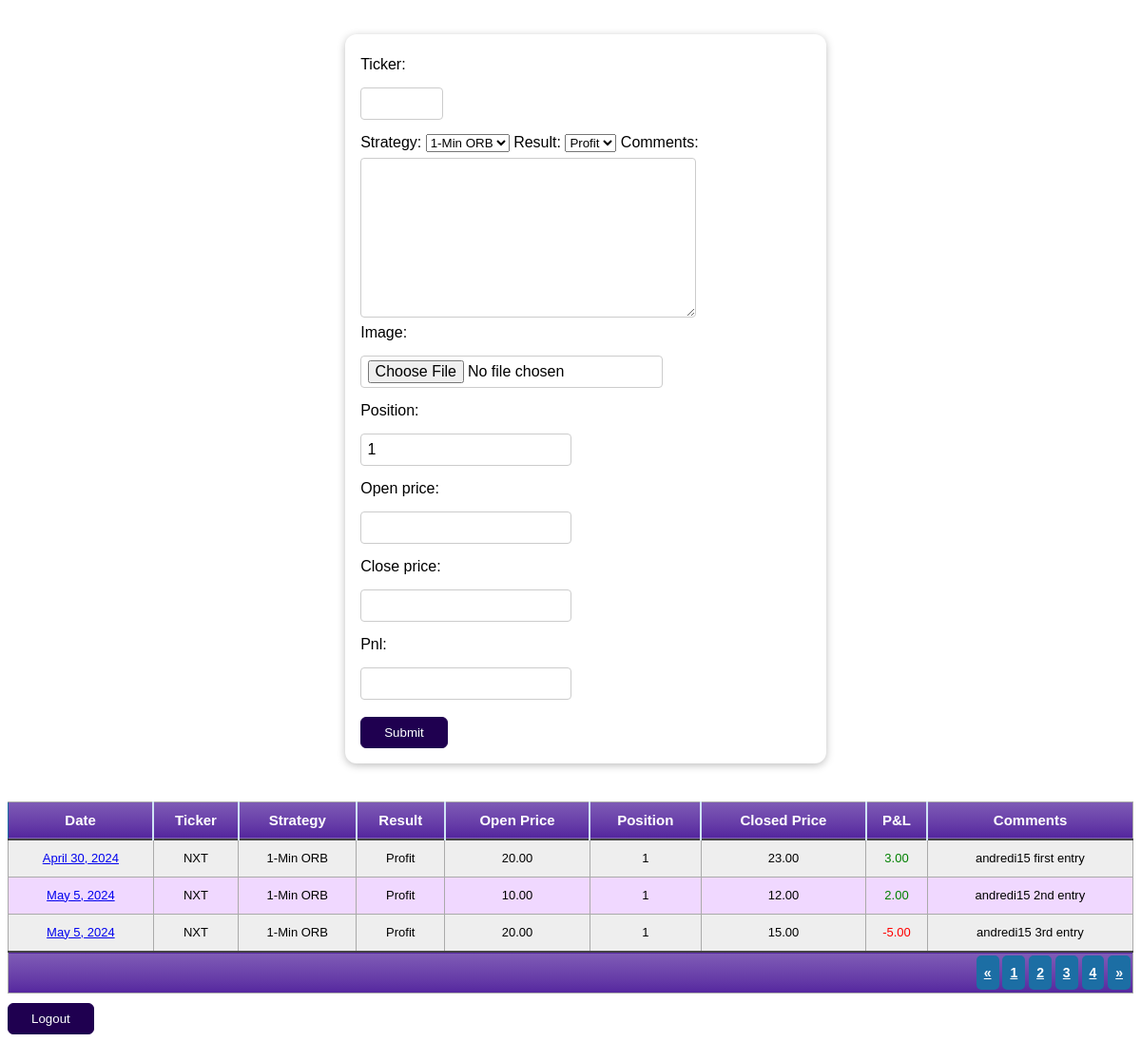
The app's page / (signed in), older data.
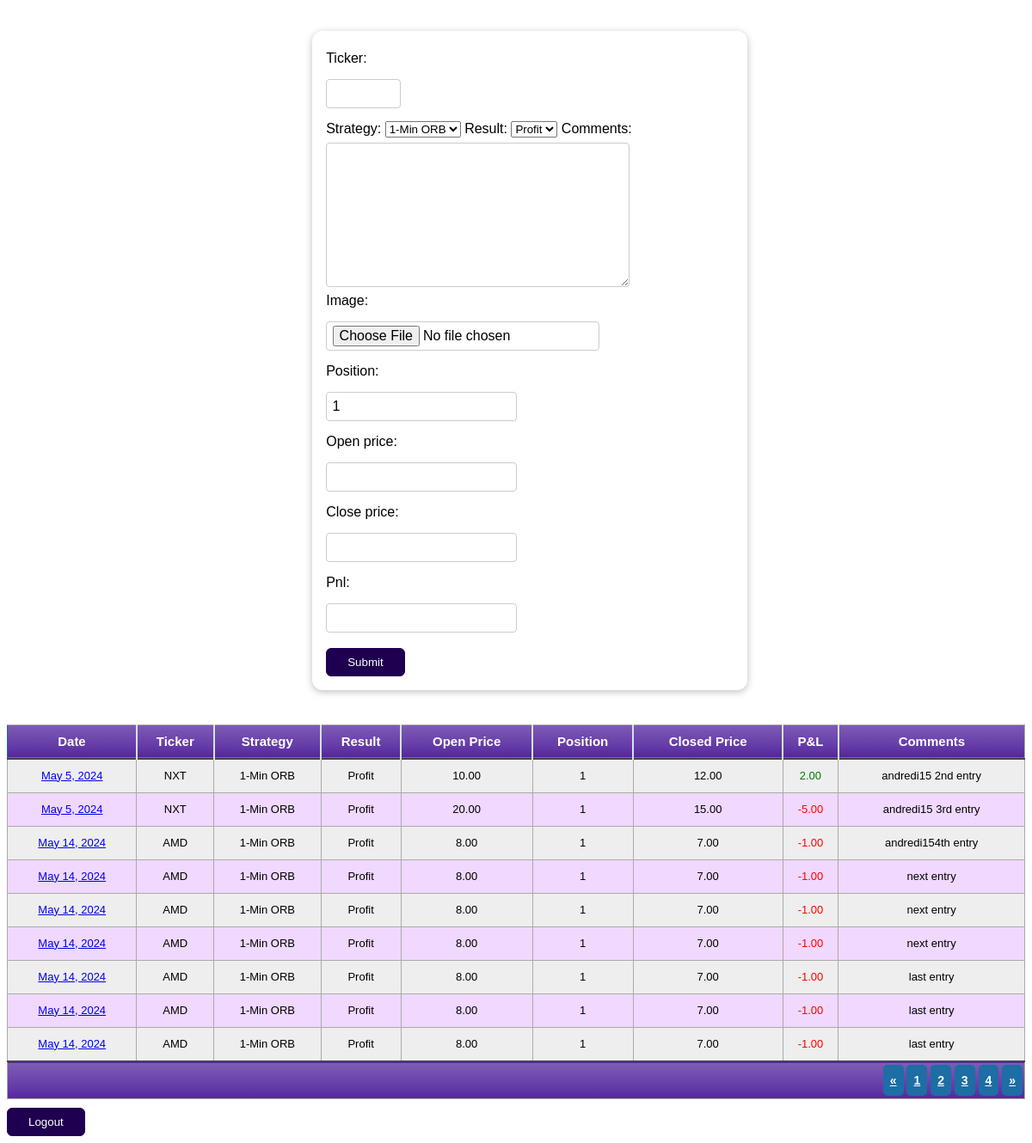
The same page, newer data.
### entries/models.py (models this page shows, shortened)
class Entry(models.Model):
    ONEORB="1-Min ORB"
    FIVEORB="5-Min ORB"
    ABCD="ABCD"
    REVERSAL="Reversal"
    PROFIT="Profit"
    LOSS="Loss"
    RESULT_CHOICES = (
        (PROFIT, "Profit"),
        (LOSS, "Loss")
    )
    STRATEGY_CHOICES = (
        (ONEORB,"1-Min ORB"),
        (FIVEORB,"5-Min ORB"),
        (ABCD,"ABCD"),
        (REVERSAL,"Reversal")
    )
    entered_date=models.DateField(auto_now_add=True)
    ticker=models.CharField(max_length=8, default="")
    strategy=models.CharField(max_length=12, choices=STRATEGY_CHOICES, default="ONEORB")
    result=models.CharField(max_length=6, choices=RESULT_CHOICES, default="PROFIT")
    comments=models.TextField(max_length=300, blank=True)
    image = models.ImageField(upload_to="", null=True, blank=True) #will save to default BASE_DIR which is 'uploads'
    position = models.PositiveIntegerField(default=1, validators=[MinValueValidator(1)], blank=True, null=True)
    open_price = models.DecimalField(max_digits=4, decimal_places=2, blank=True, null=True)
    close_price = models.DecimalField(max_digits=4, decimal_places=2, blank=True, null=True)
    pnl = models.DecimalField(max_digits=4, decimal_places=2, blank=True, null=True)
    trader = models.ForeignKey(User, on_delete=models.CASCADE, blank=False, related_name="entries")

### entries/views.py (the view, shortened to what this page needs)
# urls.py: path("", views.EntryView.as_view(), name="index"),
class EntryView(LoginRequiredMixin, View):
  login_url = 'login'
  def get(self, request):
    logged_in_user = request.user.id
    print("****************")
    print(f'Logged in user:{logged_in_user}')
    entries = Entry.objects.filter(trader_id=logged_in_user).order_by("entered_date") #see: https://docs.djangoproject.com/en/5.0/topics/db/queries/#field-lookups
    form = EntryForm()
    return render(request, "entries.html", {"form":form, "entries":entries, "user":logged_in_user})

### entries/forms.py
class EntryForm(forms.ModelForm):
    class Meta:
        model=Entry
        exclude = ["trader"]

### entries/templates/entries.html (shortened to what this page needs)
{% extends 'base.html' %}
{% block content %}
    <form method="POST" enctype="multipart/form-data" action="/">
        {{ form }}
        <button>Submit</button>
    </form>
{% endblock content %}
{% block table %}
<table class="blueTable sortable">
    <thead>
    <tr>
    <th>Date</th>
    <th>Ticker</th>
    <th>Strategy</th>
    <th>Result</th>
    <th>Open Price</th>
    <th>Position</th>
    <th>Closed Price</th>
    <th>P&L</th>
    <th>Comments</th>
    </tr>
    </thead>
    <tfoot>
    <tr>
    <td colspan="9">
    <div class="links"><a href="#">&laquo;</a> <a class="active" href="#">1</a> <a href="#">2</a> <a href="#">3</a> <a href="#">4</a> <a href="#">&raquo;</a></div>
    </td>
    </tr>
    </tfoot>
    <tbody>
        {% for entry in entries %}
        <tr>
            <td><a href="{% url 'single-entry' entry.id %}">{{entry.entered_date}}</a></td><td>{{entry.ticker}}</td><td>{{entry.strategy}}</td><td>{{entry.result}}</td><td>{{entry.open_price}}</td><td>{{entry.position}}</td><td>{{entry.close_price}}</td><td class="entry_pnl">{{entry.pnl}}</td><td>{{entry.comments}}</td></tr>
        {% endfor %}
    </tbody>
    </table>
    {% if request.user.is_authenticated %}
    <a href="{% url 'logout' %}"><button>Logout</button></a>
{% endif %}
{% endblock table %}

Row changes from the older to the newer data that the page shows:
removed Entry: entered_date "April 30, 2024", ticker "NXT", strategy "1-Min ORB", result "Profit", open_price "20.00", position "1", close_price "23.00", pnl "3.00", comments "andredi15 first entry"
added Entry: entered_date "May 14, 2024", ticker "AMD", strategy "1-Min ORB", result "Profit", open_price "8.00", position "1", close_price "7.00", pnl "-1.00", comments "andredi154th entry"
added Entry: entered_date "May 14, 2024", ticker "AMD", strategy "1-Min ORB", result "Profit", open_price "8.00", position "1", close_price "7.00", pnl "-1.00", comments "next entry"
added Entry: entered_date "May 14, 2024", ticker "AMD", strategy "1-Min ORB", result "Profit", open_price "8.00", position "1", close_price "7.00", pnl "-1.00", comments "next entry"
added Entry: entered_date "May 14, 2024", ticker "AMD", strategy "1-Min ORB", result "Profit", open_price "8.00", position "1", close_price "7.00", pnl "-1.00", comments "next entry"
added Entry: entered_date "May 14, 2024", ticker "AMD", strategy "1-Min ORB", result "Profit", open_price "8.00", position "1", close_price "7.00", pnl "-1.00", comments "last entry"
added Entry: entered_date "May 14, 2024", ticker "AMD", strategy "1-Min ORB", result "Profit", open_price "8.00", position "1", close_price "7.00", pnl "-1.00", comments "last entry"
added Entry: entered_date "May 14, 2024", ticker "AMD", strategy "1-Min ORB", result "Profit", open_price "8.00", position "1", close_price "7.00", pnl "-1.00", comments "last entry"
